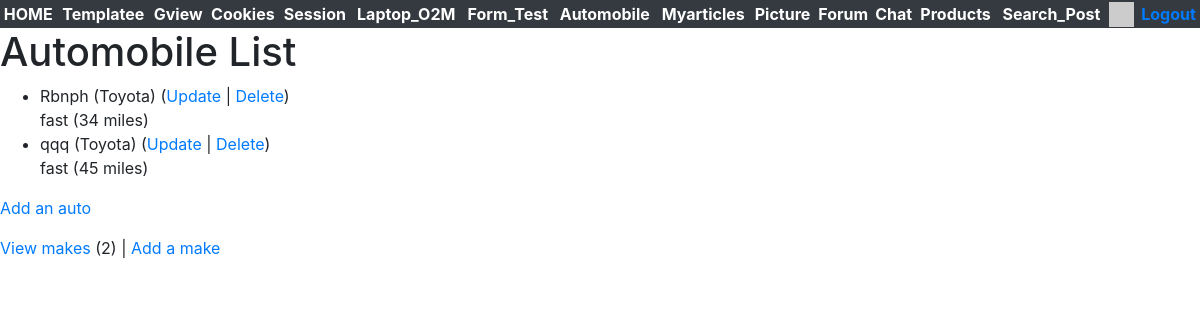
Screenshot of /automobile/main/ (signed in) with the database file from the repository.
### automobile/models.py (models this page shows, shortened)
class Auto(models.Model):
    nickname = models.CharField(max_length=200,validators=[MinLengthValidator(2, "Nickname must be greater than 1 character")])
    mileage = models.PositiveIntegerField()
    comments = models.CharField(max_length=300)
    make = models.ForeignKey('Make', on_delete=models.CASCADE, null=False)

class Make(models.Model):
    name = models.CharField(max_length=200, help_text='Enter a make (e.g. Dodge)',validators=[MinLengthValidator(2, "Make must be greater than 1 character")])
    def __str__(self):
        return self.name

### automobile/views.py (the view)
# urls.py: path('main/', views.MainView.as_view(), name='all'),
class MainView(LoginRequiredMixin, View):
    def get(self, request):
        mc = Make.objects.all().count()
        al = Auto.objects.all()
        ctx = {'make_count': mc, 'auto_list': al}
        return render(request, 'automobile/auto_list.html', ctx)

### home/context_processors.py (called while the page is built)
def settings(request):
    return {
        'settings': django_settings,
    }

### home/templatetags/app_tags.py (called while the page is built)
@register.filter(name='gravatar')
def gravatar(user, size=35):
    email = str(user.email.strip().lower()).encode('utf-8')
    email_hash = md5(email).hexdigest()
    url = "//www.gravatar.com/avatar/{0}?s={1}&d=identicon&r=PG"
    return url.format(email_hash, size)

### automobile/templates/automobile/auto_list.html
{% extends "base_bootstrap.html" %}
{% block content %}
<h1>Automobile List</h1>
{% if auto_list %}
<ul>
    {% for auto in auto_list %}
    <li>
        {{ auto.nickname }} ({{ auto.make }})
        (<a href="{% url 'automobile:auto_update' auto.id %}">Update</a> |
        <a href="{% url 'automobile:auto_delete' auto.id %}">Delete</a>) <br />
        {{ auto.comments }} ({{ auto.mileage }} miles)
    </li>
    {% endfor %}
</ul>
{% else %}
<p>There are no automobile in the library.</p>
{% endif %}
<p>
    {% if make_count > 0 %}
    <a href="{% url 'automobile:auto_create' %}">Add an auto</a>
    {% else %}
    Please add a make before you add an automobile.
    {% endif %}
</p>
<p>
    <a href="{% url 'automobile:make_list' %}">View makes</a> ({{ make_count }}) |
    <a href="{% url 'automobile:make_create' %}">Add a make</a>
</p>
{% endblock %}

### rows the page displays
Auto: nickname "Rbnph", make "Toyota", comments "fast", mileage "34"
Auto: nickname "qqq", make "Toyota", comments "fast", mileage "45"

### other values shown
{{ make_count }} "2"
